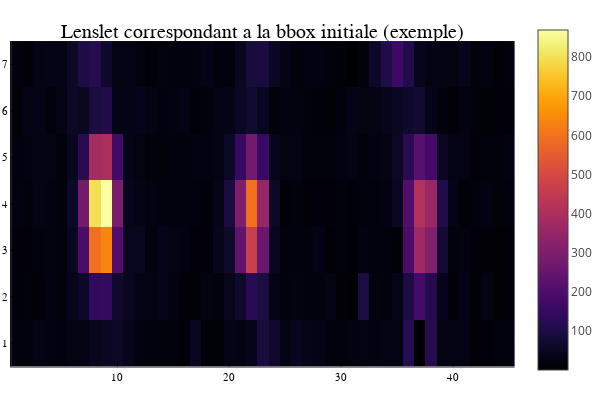

Write notebook code for a chart like this one.
### Markdown cell above
On definit les parametres qui servent a creer le modele

### Code cell
#Bbox of the lenslet: box autour d'un set de 3 gaussiennes
bbox = BoundingBox(xmin=1012, ymin=1048, xmax=1018, ymax=1092);
a0 = [300.0 , 400.0, 500.0];
fwhm0 = [2.0, 2.0 , 2.0];

#affichage d'un exemple de trois gaussiennes avec la bbox sur les donnees reelles:
f3 = FITS("/home/user/stage/HR_4796-HD_95086/IFS_calib_wave_corrected.fits")
data= read(f3[1]);
ldata = data[1012:1018 , 1048:1092]
heatmap(ldata, title = "Lenslet correspondant a la bbox initiale (exemple)")

#il manque les coeff C0 pour pouvoir fiter les gaussiennes, qu'on recupere dans des fichiers txt

### Figure 1 — Plotly figure (JSON) as saved in the notebook; plotly's stock layout.template omitted (floating-point values rounded to 4 significant figures; data arrays with more than 128 entries replaced by an {"elided": "..."} marker saying what was removed)
{"data": [{"colorbar": {"title": ""}, "colorscale": {"elided": "256x2 mixed values"}, "hoverinfo": "none", "name": "y1", "showlegend": false, "showscale": true, "type": "heatmap", "x": [0.5, 1.5, 2.5, 3.5, 4.5, 5.5, 6.5, 7.5, 8.5, 9.5, 10.5, 11.5, 12.5, 13.5, 14.5, 15.5, 16.5, 17.5, 18.5, 19.5, 20.5, 21.5, 22.5, 23.5, 24.5, 25.5, 26.5, 27.5, 28.5, 29.5, 30.5, 31.5, 32.5, 33.5, 34.5, 35.5, 36.5, 37.5, 38.5, 39.5, 40.5, 41.5, 42.5, 43.5, 44.5, 45.5], "xaxis": "x", "y": [0.5, 1.5, 2.5, 3.5, 4.5, 5.5, 6.5, 7.5], "yaxis": "y", "z": {"elided": "7x45 float values"}, "zmax": 869.0, "zmin": 1}], "layout": {"annotations": [{"font": {"color": "rgba(0, 0, 0, 1.000)", "family": "sans-serif", "size": 20}, "rotation": 0, "showarrow": false, "text": "Lenslet correspondant a la bbox initiale (exemple)", "x": 0.5074, "xanchor": "center", "xref": "paper", "y": 1, "yanchor": "top", "yref": "paper"}], "height": 400, "legend": {"bgcolor": "rgba(255, 255, 255, 1.000)", "bordercolor": "rgba(0, 0, 0, 1.000)", "borderwidth": 1, "font": {"color": "rgba(0, 0, 0, 1.000)", "family": "sans-serif", "size": 11}, "title": {"font": {"color": "rgba(0, 0, 0, 1.000)", "family": "sans-serif", "size": 15}, "text": ""}, "tracegroupgap": 0, "traceorder": "normal", "x": 1, "xanchor": "auto", "y": 1, "yanchor": "auto"}, "margin": {"b": 20, "l": 0, "r": 0, "t": 20}, "paper_bgcolor": "rgba(255, 255, 255, 1.000)", "plot_bgcolor": "rgba(255, 255, 255, 1.000)", "showlegend": true, "width": 600, "xaxis": {"anchor": "y", "domain": [0.02138, 0.9934], "gridcolor": "rgba(0, 0, 0, 0.100)", "gridwidth": 0.5, "linecolor": "rgba(0, 0, 0, 1.000)", "mirror": false, "range": [0.5, 45.5], "showgrid": true, "showline": true, "showticklabels": true, "tickangle": 0, "tickcolor": "rgb(0, 0, 0)", "tickfont": {"color": "rgba(0, 0, 0, 1.000)", "family": "sans-serif", "size": 11}, "tickmode": "array", "ticks": "inside", "ticktext": ["10", "20", "30", "40"], "tickvals": [10, 20, 30, 40], "title": "", "titlefont": {"color": "rgba(0, 0, 0, 1.000)", "family": "sans-serif", "size": 15}, "type": "-", "visible": true, "zeroline": false, "zerolinecolor": "rgba(0, 0, 0, 1.000)"}, "yaxis": {"anchor": "x", "domain": [0.03762, 0.9415], "gridcolor": "rgba(0, 0, 0, 0.100)", "gridwidth": 0.5, "linecolor": "rgba(0, 0, 0, 1.000)", "mirror": false, "range": [0.5, 7.5], "showgrid": true, "showline": true, "showticklabels": true, "tickangle": 0, "tickcolor": "rgb(0, 0, 0)", "tickfont": {"color": "rgba(0, 0, 0, 1.000)", "family": "sans-serif", "size": 11}, "tickmode": "array", "ticks": "inside", "ticktext": ["1", "2", "3", "4", "5", "6", "7"], "tickvals": [1, 2, 3, 4, 5, 6, 7], "title": "", "titlefont": {"color": "rgba(0, 0, 0, 1.000)", "family": "sans-serif", "size": 15}, "type": "-", "visible": true, "zeroline": false, "zerolinecolor": "rgba(0, 0, 0, 1.000)"}}}
